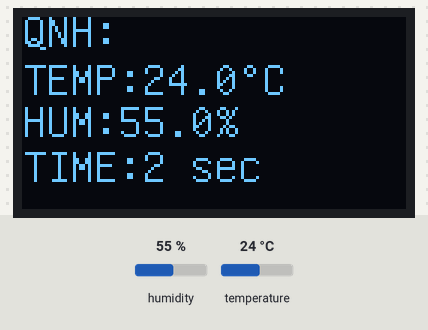
A sketch run on a simulated Arduino Uno, built with avr-gcc and run on an emulated ATmega328P. On the bench: 128×64 one-colour display. The test bench sets the inputs (shaded band); at power-on: humidity 55 %, temperature 24 °C. What the sketch prints to the serial monitor is not drawn.

Above: at 2.8 s.
2.9 s: humidity set to 22 %
At 5.8 s:
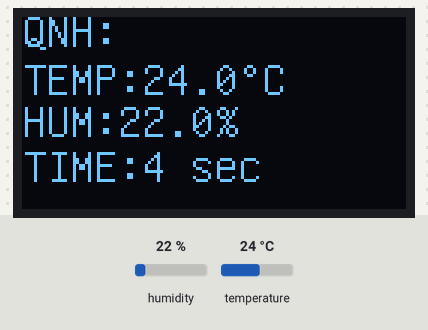
8.6 s: temperature set to 12 °C
At 10.7 s:
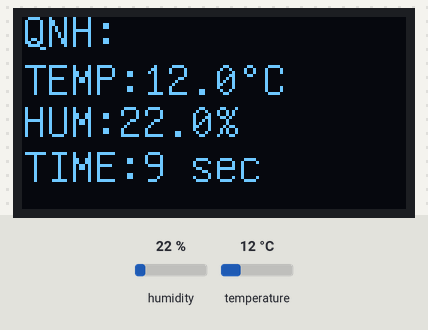
13.4 s: humidity set to 40 %
At 15.3 s:
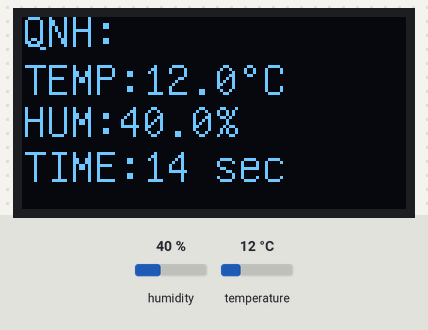
18.2 s: temperature set to 19 °C
At 20.1 s:
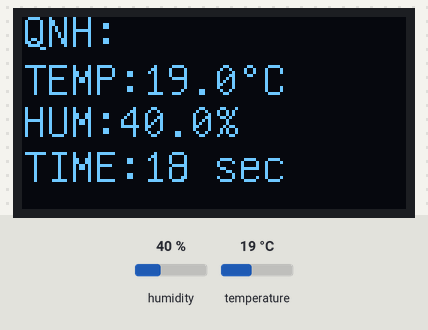
Timing chart, 0 to 21.6 s (numbered marks = the images above; inputs shaded):
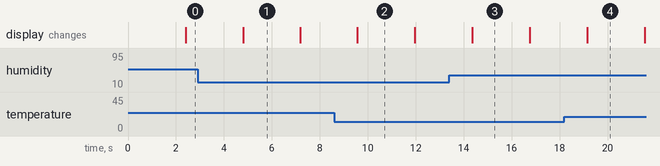

The sketch:

oled_096_test.ino
```cpp
/* rychly test dispele s cidlem dht11
 */

#include "U8glib.h"
#include <Wire.h>
#include "DHT.h"

// nastavení propojovacích pinů OLED
#define D0 13
#define D1 11
#define DC 9
#define CS 8
#define RES 10
#define pinDHT 5
#define typDHT11 DHT11     // DHT 11
DHT mojeDHT(pinDHT, typDHT11);

// inicializace OLED displeje z knihovny U8glib
U8GLIB_SSD1306_128X64 mujOled(D0, D1, CS, DC, RES);

// proměnná pro uchování času poslední obnovy displeje
long int prepis = 0;

void setup(void) {
  // mujOled.setRot180();
  Serial.begin(9600);
    mojeDHT.begin();
}

void loop(void) {
  // porovnání uloženého a aktuálního času
  // při rozdílu větším než 100 ms se provede
  // obnovení displeje, čas můžeme nastavit dle potřeby
  if (millis()-prepis > 100) {
    // následující skupina příkazů
    // obnoví obsah OLED displeje
    mujOled.firstPage();
    do {
      // funkce vykresli vykreslí žádanou obsah
      vykresli();
    } while( mujOled.nextPage() );
    // uložení posledního času obnovení
    prepis = millis();
  }

  // zde je místo pro další příkazy pro Arduino

// pomocí funkcí readTemperature a readHumidity načteme
  // do proměnných tep a vlh informace o teplotě a vlhkosti,
  // čtení trvá cca 250 ms
  float tep = mojeDHT.readTemperature();
  float vlh = mojeDHT.readHumidity();
  // kontrola, jestli jsou načtené hodnoty čísla pomocí funkce isnan
  if (isnan(tep) || isnan(vlh)) {
    // při chybném čtení vypiš hlášku
    Serial.println("Chyba při čtení z DHT senzoru!");
  } else {
    // pokud jsou hodnoty v pořádku,
    // vypiš je po sériové lince
    Serial.print("Teplota: ");
    Serial.print(tep);
    Serial.print(" stupnu Celsia, ");
    Serial.print("vlhkost: ");
    Serial.print(vlh);
    Serial.println("  %");
  }
  // pauza pro přehlednější výpis
  delay(2000);

  // volitelná pauza 10 ms pro demonstraci
  // vykonání dalších příkazů
  //delay(10);
}

// funkce vykresli pro nastavení výpisu informací na OLED
void vykresli(void) {
  // nastavení písma, toto písmo umožní vypsat
  // přibližně 15x4 znaků
  mujOled.setFont(u8g_font_unifont);
  // nastavení pozice výpisu v pixelech
  // souřadnice jsou ve tvaru x, y
  // souřadnice 0, 0 je v levém horní rohu
  // OLED displeje, maximum je 128, 64
  // výpis textu na zadanou souřadnici
  mujOled.setPrintPos(0, 10);
  mujOled.print("QNH:"); //radek pro BMP280

  mujOled.setPrintPos(0, 26);
  mujOled.print("TEMP:");
  mujOled.print(mojeDHT.readTemperature(),1);
  mujOled.print(char(176));
  mujOled.print("C");

  mujOled.setPrintPos(0, 40);
  mujOled.print("HUM:");
  mujOled.print(mojeDHT.readHumidity(),1);
  mujOled.print("%");

  mujOled.setPrintPos(0, 55);
  mujOled.print("TIME:");

  mujOled.setPrintPos(40, 55);
  mujOled.print(millis()/1000);
  mujOled.print(" sec");
}
```

Measured:
- what the display in image 1 shows lasts 2.4 s, from 4.8 s to 7.2 s
